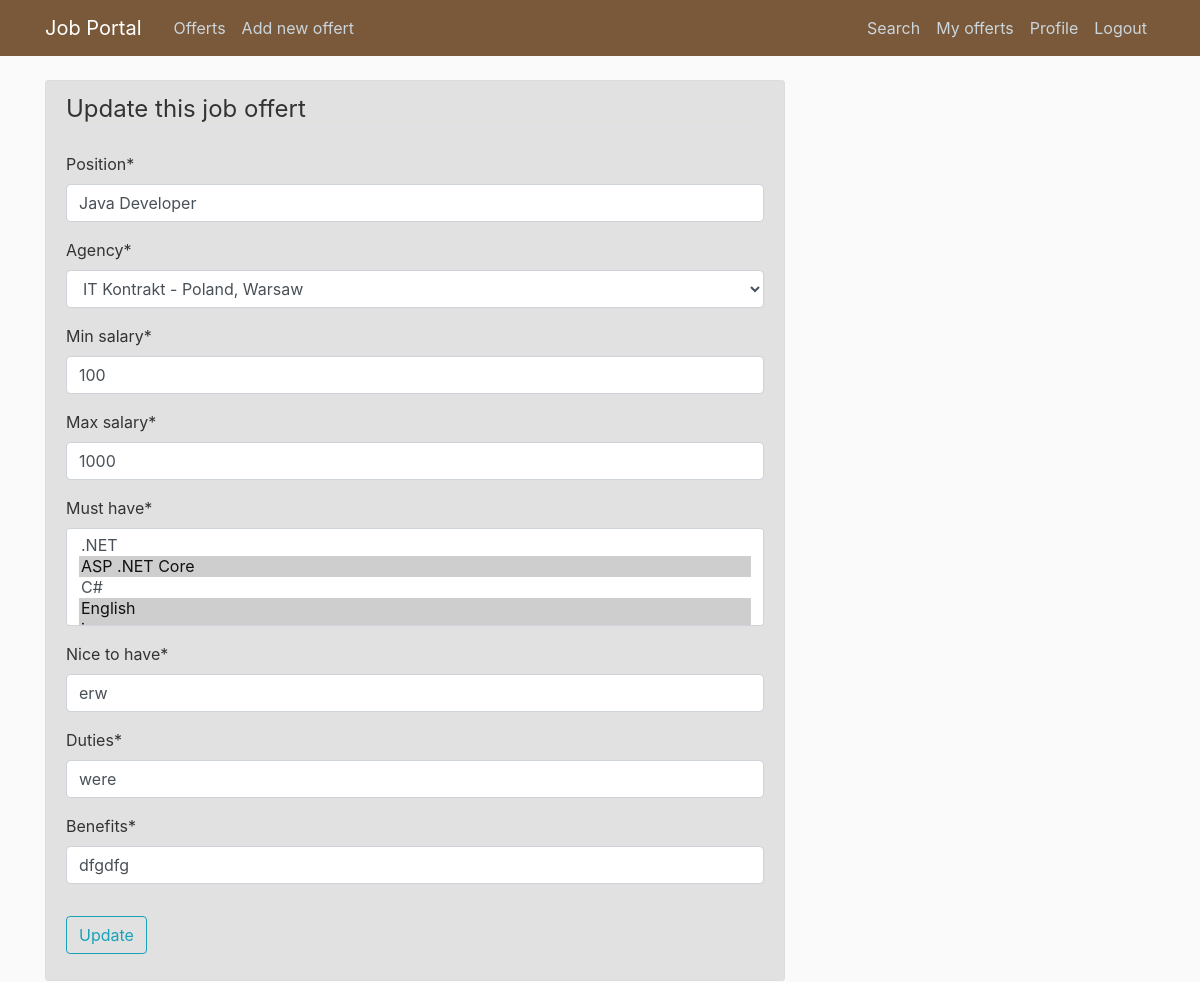
/manage/update/1/ (signed in), run on an earlier commit of the app's database.
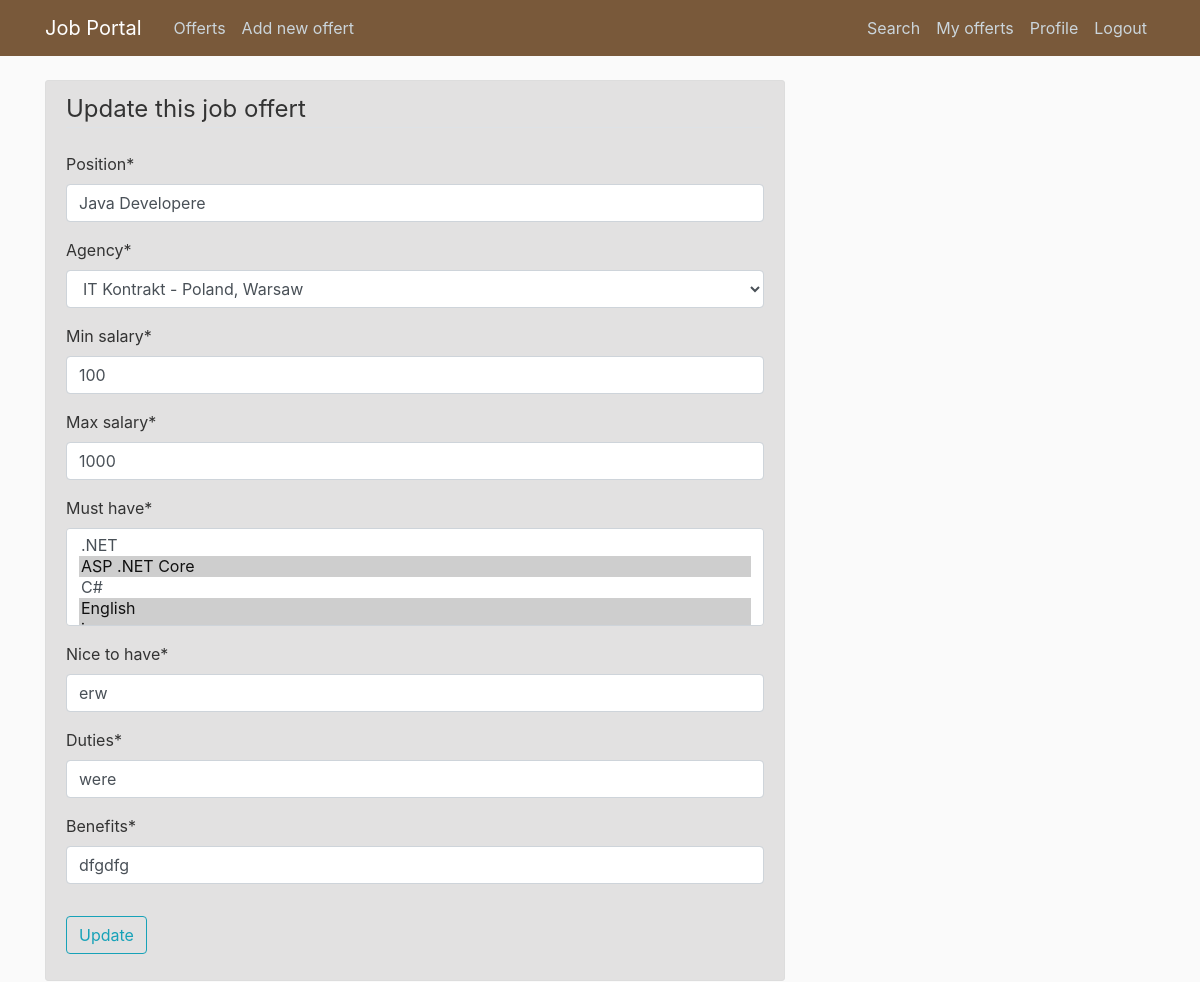
And on a later commit of the database.
### offerts/models.py (models this page shows, shortened)
class Offert(models.Model):
    author = models.ForeignKey(User, on_delete=models.CASCADE)
    position = models.CharField(max_length = 100)
    agency = models.ForeignKey(Agency, on_delete=models.CASCADE)
    remote = models.BooleanField(default=False)
    sal_types = (
        ('H', 'per hour'),
        ('M', 'monthly'),
    )
    salary_type = models.CharField(
        max_length=1,
        choices=sal_types,
        default='M',
    )
    min_salary = models.IntegerField(default=0)
    max_salary = models.IntegerField(default=0)
    publication_date = models.DateTimeField(auto_now_add = True)
    expiration_date = models.DateField(null=True, default=None)
    must_have = models.ManyToManyField('Tag')
    nice_to_have = models.CharField(max_length = 1000)
    duties = models.CharField(max_length = 1000)
    benefits = models.CharField(max_length = 1000)
    about = models.TextField(null=True)

### manager/views.py (the view, shortened to what this page needs)
# urls.py: path('update/<int:pk>/', OffertUpdateView.as_view(), name='manager-update'),
class OffertUpdateView(LoginRequiredMixin, UserPassesTestMixin, UpdateView):
     model = Offert
     fields = ['position', 'agency', 'min_salary', 'max_salary', 'must_have', 'nice_to_have', 'duties', 'benefits']
     template_name = "manager/offert_update.html"
     def test_func(self):
         offert = self.get_object()
         if self.request.user == offert.author:
             return True
         return False

### offerts/models.py (called while the page is built)
    def __str__(self):
        return self.company.name + " - " + self.country + ", " + self.location

    def __str__(self):
        return self.name

### manager/templates/manager/offert_update.html (shortened to what this page needs)
{% extends 'base.html' %}
{% load crispy_forms_tags %}
{% load static %}
{% block body %}
  <div class="content-section col-md-8">
    <form method="POST" novalidate>
        <fieldset class="form-group">
            <legend class="border-bottom mb-4">Update this job offert</legend>
            {{ form|crispy }}
        </fieldset>
        <div class="form-group">
          <button class="btn btn-outline-info" type="submit">Update</button>
        </div>
    </form>
{% endblock %}

What changed in the data, as far as the page shows it:
changed Offert "IT Kontrakt - Poland, Warsaw": position "Java Developer" → "Java Developere"
